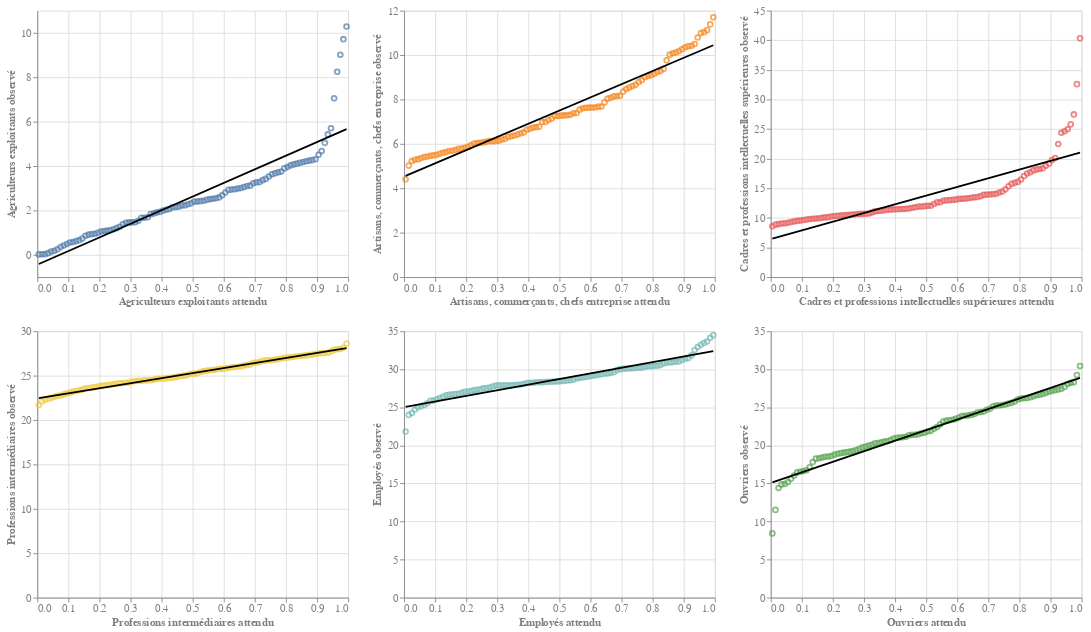

The cell this chart's notebook holds for it:
### Code cell
alt.vconcat(
    alt.hconcat(qq_1, qq_2, qq_3), alt.hconcat(qq_4, qq_5, qq_6)
).configure_legend(
    titleFontSize=14,
    labelFontSize=13,
    labelColor=EnvVar.template["LEG_LABEL_COL"],
    titleColor=EnvVar.template["LEG_TITLE_COL"],
    titleLimit=500,
    titlePadding=7,
    direction="horizontal",
    orient="bottom",
    columnPadding=10,
    columns=2,
    rowPadding=12,
    symbolType="square",
).configure_title(
    fontSize=17, color="gray"
).resolve_scale(
    color="independent"
).configure_axis(
    labelFontSize=12,
    titleFontSize=12,
    labelColor="gray",
    titleColor="gray",
)
